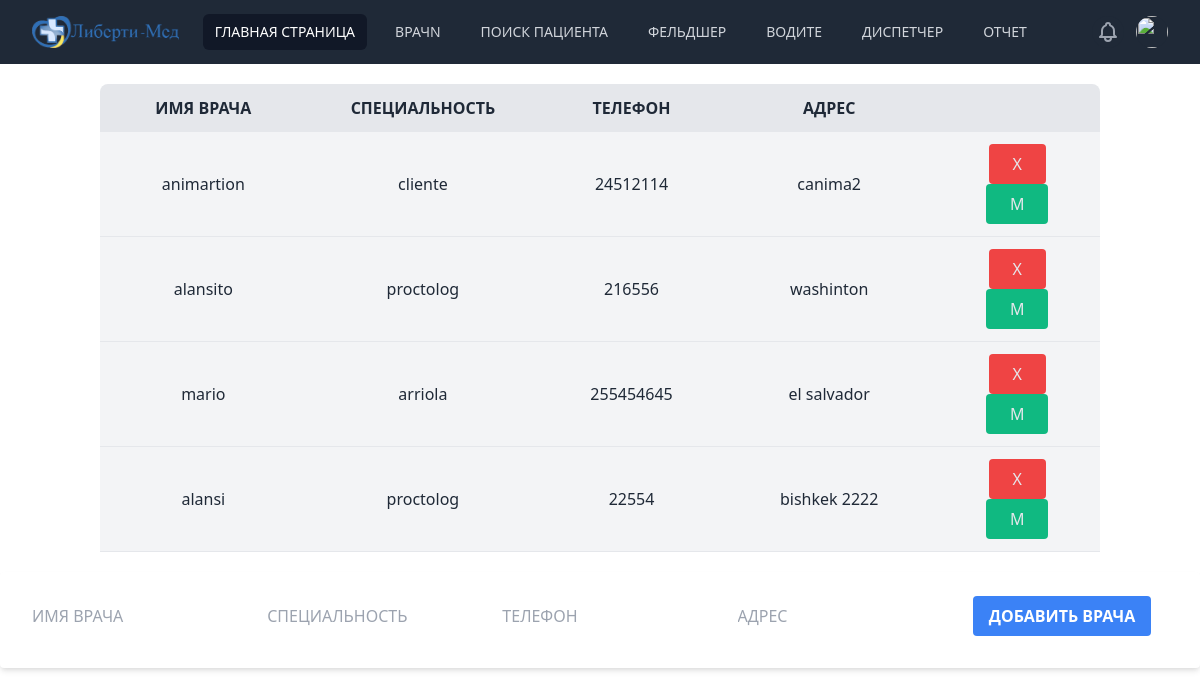
The app's page /doctors (signed in), older data.
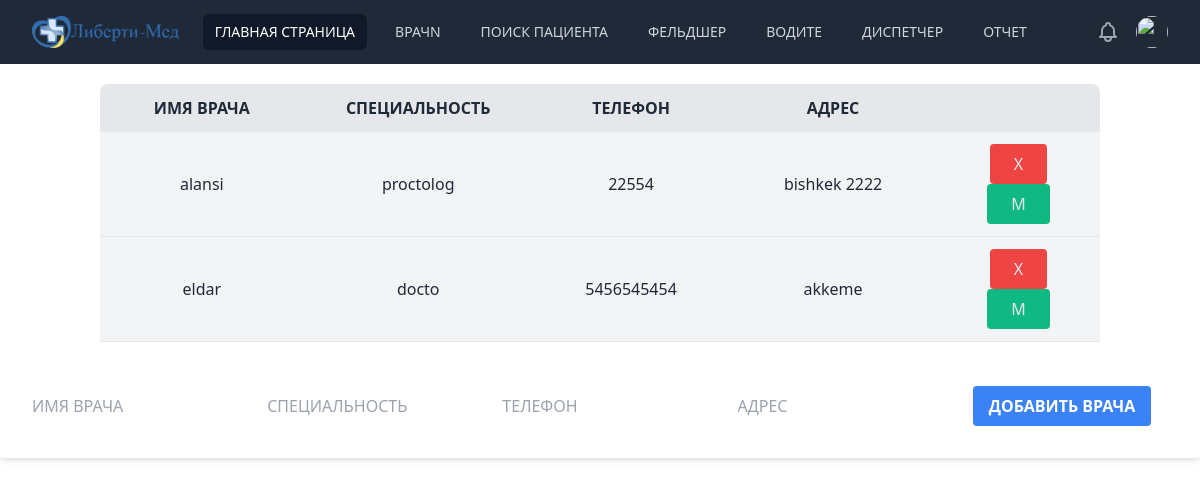
The same page, newer data.
### tables this page shows
CREATE TABLE doctors (id INTEGER PRIMARY KEY AUTOINCREMENT, name TEXT NOT NULL ,especiality TEXT NOT NULL , phone TEXT NOT NULL, adress TEXT NOT NULL);

### aplication.py (the view, shortened to what this page needs)
@app.route("/doctors", methods=["GET", "POST", "DELETE"])
@login_require
def doctors():
    if request.method == "GET":
        with sqlite3.connect("cmslibmed.db") as conn:
            cur = conn.cursor()
            doctors = cur.execute("SELECT * FROM doctors")
            all_doctors = doctors.fetchall()
            return render_template("doctos.html", doctors=all_doctors)

### aplication.py (called while the page is built)
@app.teardown_appcontext
def close_connection(exception):
    db = getattr(g, "_database", None)
    if db is not None:
        db.close()

### helpers.py (called while the page is built)
def login_require(f):
    @wraps(f)
    def decorated_function(*args, **kwargs):
        if session.get('user_id') is None:
            return redirect(url_for('login' ,next=request.url))
        return f(*args, **kwargs)
    return decorated_function

### templates/doctos.html (shortened to what this page needs)
{% extends "layout.html"%}
    {% block main %}
        <table  class="rounded-t-lg m-5 w-5/6 mx-auto bg-gray-200 text-gray-800">
            <tr class="left boder-b-2 border-gray-300">
                <th class="px-4 py-3" >ИМЯ ВРАЧА</th>
                <th class="px-4 py-3">СПЕЦИАЛЬНОСТЬ</th>
                <th class="px-4 py-3">ТЕЛЕФОН</th>
                <th class="px-4 py-3">АДРЕС</td>
            </tr>
            {% for doctor in doctors%}
            <tr class="bg-gray-100 border-b border-gray-200">
                <td class="px-4 py-3" id="name\\{{doctor[0]}}">{{doctor[1]}}</td>
                <td class="px-4 py-3" id="especialitye\\{{doctor[0]}}">{{doctor[2]}}</td>
                <td class="px-4 py-3" id="phone\\{{doctor[0]}}">{{doctor[3]}}</td>
                <td class="px-4 py-3" id="address\\{{doctor[0]}}">{{doctor[4]}}</td>
                <td class="px-4 py-3"><form action="/doctorsdelete" method="post">
                        <button type="submit" class="bg-red-500 text-gray-200 rounded hover:bg-red-400 px-6 py-2 focus:outline-none mx-1">X</button>
                    </form>
                    <button  class="bg-green-500 text-gray-200 rounded hover:bg-green-400 px-6 py-2 focus:outline-none mx-1"id="modify" onclick="modify({{ doctor[0] }})">М<button>
            </tr>
            {%endfor%}
        </table>
<div class="w-full ">
        <form action="/doctors" method="post" class="bg-white shadow-md rounded px-8 pt-6 pb-8 mb-4">
            <input type="text" name="name" id="name-form" placeholder="ИМЯ ВРАЧА">
            <input type="text" name="especiality"id="especiality-form" placeholder="СПЕЦИАЛЬНОСТЬ">
            <input type="text" name="phone" id="phone-form" placeholder="ТЕЛЕФОН">
            <input type="text" name="address" id="address-form" placeholder="АДРЕС">
            <button type="submit"id="btn" class="bg-blue-500 hover:bg-blue-700 text-white font-bold py-2 px-4 rounded focus:outline-none focus:shadow-outline"> ДОБАВИТЬ ВРАЧА</button>
        </form>
</div>
      {% endblock %}

### templates/layout.html (shortened to what this page needs)
<!DOCTYPE html>
<html lang="ru">
    <head>
        <link href="https://unpkg.com/tailwindcss@^2/dist/tailwind.min.css" rel="stylesheet">
        <link href="/static/main.css" rel="stylesheet">
    </head>
    <body class="flex flex-col">
<nav class="bg-gray-800">
  <div class="max-w-7xl mx-auto px-2 sm:px-6 lg:px-8">
    <div class="relative flex items-center justify-between h-16">
      <div class="flex-1 flex items-center justify-center sm:items-stretch sm:justify-start">
        <div class="flex-shrink-0 flex items-center">
          <img class="hidden lg:block h-8 w-auto" src="/static/img/logo.png" alt="LIBERTY MED">
        </div>
        <div class="hidden sm:block sm:ml-6">
          <div class="flex space-x-4">
          {%if session.user_id %}
            <a href="/" class="bg-gray-900 text-white px-3 py-2 rounded-md text-sm font-medium" aria-current="page">ГЛАВНАЯ СТРАНИЦА</a>
            <a href="/doctors" class="text-gray-300 hover:bg-gray-700 hover:text-white px-3 py-2 rounded-md text-sm font-medium">ВРАЧN</a>
            <a href="/clients" class="text-gray-300 hover:bg-gray-700 hover:text-white px-3 py-2 rounded-md text-sm font-medium">ПОИСК ПАЦИЕНТА</a>
            <a href="/paramedics" class="text-gray-300 hover:bg-gray-700 hover:text-white px-3 py-2 rounded-md text-sm font-medium">ФЕЛЬДШЕР</a>
            <a href="/drivers" class="text-gray-300 hover:bg-grey-700 hover:text-white px-3 py-2 rounded-md text-sm font-medium">ВОДИТЕ</a>
            <a href="/dispachers" class="text-gray-300 hover:bg-grey-700 hover:text-white px-3 py-2 rounded-md text-sm font-medium">ДИСПЕТЧЕР</a>
           <a href="/report" class="text-gray-300 hover:bg-grey-700 hover:text-white px-3 py-2 rounded-md text-sm font-medium">ОТЧЕТ</a>
            {% endif %}
          </div>
        </div>
      </div>
      <div class="absolute inset-y-0 right-0 flex items-center pr-2 sm:static sm:inset-auto sm:ml-6 sm:pr-0">
        <button class="bg-gray-800 p-1 rounded-full text-gray-400 hover:text-white focus:outline-none focus:ring-2 focus:ring-offset-2 focus:ring-offset-gray-800 focus:ring-white">
        </button>
        <div class="ml-3 relative">
          <div>
            <button type="button" class="bg-gray-800 flex text-sm rounded-full focus:outline-none focus:ring-2 focus:ring-offset-2 focus:ring-offset-gray-800 focus:ring-white" id="user-menu-button" aria-expanded="false" aria-haspopup="true">
              <img class="h-8 w-8 rounded-full" src="https://images.unsplash.com/photo-1472099645785-5658abf4ff4e?ixlib=rb-1.2.1&ixid=eyJhcHBfaWQiOjEyMDd9&auto=format&fit=facearea&facepad=2&w=256&h=256&q=80" alt="">
            </button>
          </div>
</nav>
{% block main %}
{% endblock %}
    </body>
</html>

### static/main.css (style rules this page uses)
body { background-color:red !importan; }
.py-3 { max-width: 9em; }
.border-b { text-align: center; }

Row changes from the older to the newer data that the page shows:
removed doctors: name "animartion", especiality "cliente", phone "24512114", adress "canima2"
removed doctors: name "alansito", especiality "proctolog", phone "216556", adress "washinton"
removed doctors: name "mario", especiality "arriola", phone "255454645", adress "el salvador"
added doctors: name "eldar", especiality "docto", phone "5456545454", adress "akkeme"
